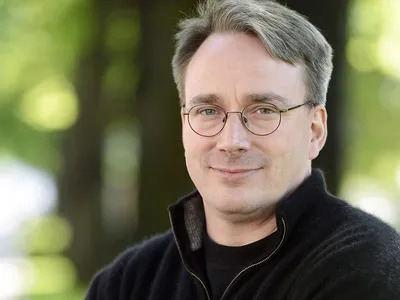
#> input picture Linus.jpg, 400 x 300 px
$ python main.py
#> lines starting #> are read from the running program, lines starting #| are printed output that depends on the picture
import cv2
import numpy

image = cv2.imread("Linus.jpg")
#> image is the input picture: shape (300, 400, 3); mean B, G, R 85.2, 112.9, 114.4
b, g, r = cv2.split(image)
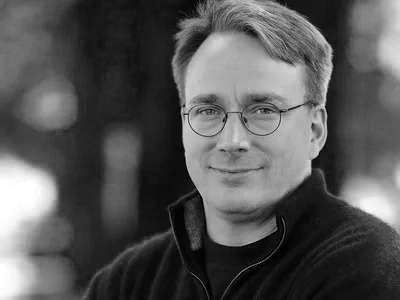
#> b: shape (300, 400); min 0, max 255, mean 85.2
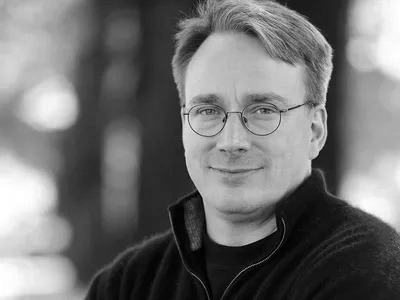
#> g: shape (300, 400); min 0, max 255, mean 112.9
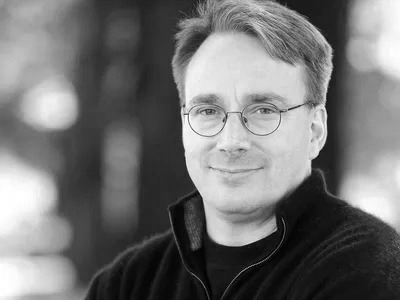
#> r: shape (300, 400); min 0, max 255, mean 114.4
zeros = numpy.zeros(b.shape, numpy.uint8)
b = cv2.merge((b, zeros, zeros))
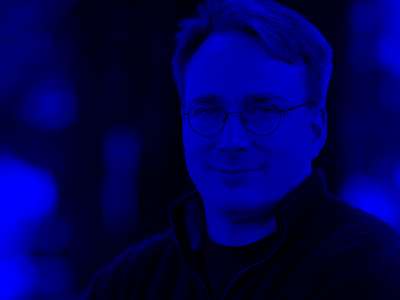
#> b: shape (300, 400, 3); mean of channels 0, 1, 2 85.2, 0, 0; drawn as B, G, R
g = cv2.merge((zeros, g, zeros))
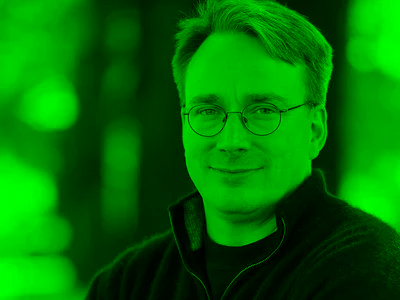
#> g: shape (300, 400, 3); mean of channels 0, 1, 2 0, 112.9, 0; drawn as B, G, R
r = cv2.merge((zeros, zeros, r))
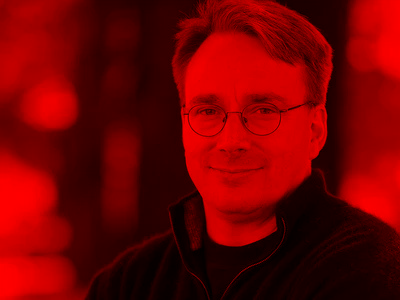
#> r: shape (300, 400, 3); mean of channels 0, 1, 2 0, 0, 114.4; drawn as B, G, R
cv2.imshow("Linus", image)
cv2.waitKey(0)
cv2.imshow("Blue Linus", b)
cv2.imshow("Green Linus", g)
cv2.imshow("Red Linus", r)
cv2.waitKey(0)
cv2.merge((cv2.cvtColor(b, cv2.COLOR_BGR2GRAY), zeros, zeros))
cv2.imshow("Modified Linus", cv2.cvtColor(b, cv2.COLOR_BGR2GRAY))
cv2.waitKey(0)
